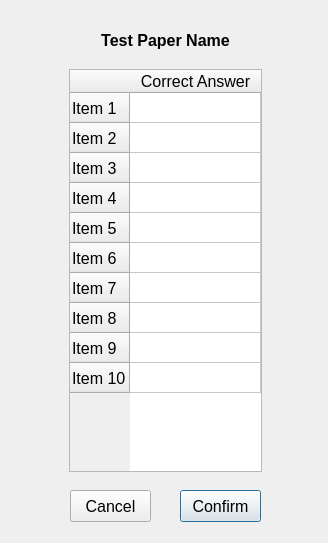
<?xml version="1.0" encoding="UTF-8"?>
<ui version="4.0">
 <class>AnswerKey</class>
 <widget class="QDialog" name="AnswerKey">
  <property name="geometry">
   <rect>
    <x>0</x>
    <y>0</y>
    <width>328</width>
    <height>543</height>
   </rect>
  </property>
  <property name="font">
   <font>
    <stylestrategy>PreferDefault</stylestrategy>
   </font>
  </property>
  <property name="windowTitle">
   <string>Set Answer Key</string>
  </property>
  <property name="autoFillBackground">
   <bool>true</bool>
  </property>
  <widget class="QLabel" name="label">
   <property name="geometry">
    <rect>
     <x>80</x>
     <y>30</y>
     <width>171</width>
     <height>20</height>
    </rect>
   </property>
   <property name="font">
    <font>
     <pointsize>12</pointsize>
     <weight>75</weight>
     <bold>true</bold>
    </font>
   </property>
   <property name="text">
    <string>Test Paper Name</string>
   </property>
   <property name="alignment">
    <set>Qt::AlignCenter</set>
   </property>
  </widget>
  <widget class="QFrame" name="verticalFrame">
   <property name="geometry">
    <rect>
     <x>60</x>
     <y>60</y>
     <width>211</width>
     <height>421</height>
    </rect>
   </property>
   <layout class="QVBoxLayout" name="verticalLayout">
    <item>
     <widget class="QTableWidget" name="tableWidget">
      <property name="font">
       <font>
        <pointsize>12</pointsize>
       </font>
      </property>
      <property name="verticalScrollBarPolicy">
       <enum>Qt::ScrollBarAlwaysOff</enum>
      </property>
      <property name="horizontalScrollBarPolicy">
       <enum>Qt::ScrollBarAlwaysOff</enum>
      </property>
      <attribute name="horizontalHeaderStretchLastSection">
       <bool>true</bool>
      </attribute>
      <row>
       <property name="text">
        <string>Item 1</string>
       </property>
      </row>
      <row>
       <property name="text">
        <string>Item 2</string>
       </property>
      </row>
      <row>
       <property name="text">
        <string>Item 3</string>
       </property>
      </row>
      <row>
       <property name="text">
        <string>Item 4</string>
       </property>
      </row>
      <row>
       <property name="text">
        <string>Item 5</string>
       </property>
      </row>
      <row>
       <property name="text">
        <string>Item 6</string>
       </property>
      </row>
      <row>
       <property name="text">
        <string>Item 7</string>
       </property>
      </row>
      <row>
       <property name="text">
        <string>Item 8</string>
       </property>
      </row>
      <row>
       <property name="text">
        <string>Item 9</string>
       </property>
      </row>
      <row>
       <property name="text">
        <string>Item 10</string>
       </property>
      </row>
      <column>
       <property name="text">
        <string>Correct Answer</string>
       </property>
      </column>
     </widget>
    </item>
   </layout>
  </widget>
  <widget class="QPushButton" name="Test4Plchldr">
   <property name="geometry">
    <rect>
     <x>180</x>
     <y>490</y>
     <width>81</width>
     <height>32</height>
    </rect>
   </property>
   <property name="font">
    <font>
     <family>Arial</family>
     <pointsize>12</pointsize>
    </font>
   </property>
   <property name="text">
    <string>Confirm</string>
   </property>
  </widget>
  <widget class="QPushButton" name="Test4Plchldr_2">
   <property name="geometry">
    <rect>
     <x>70</x>
     <y>490</y>
     <width>81</width>
     <height>32</height>
    </rect>
   </property>
   <property name="font">
    <font>
     <family>Arial</family>
     <pointsize>12</pointsize>
    </font>
   </property>
   <property name="text">
    <string>Cancel</string>
   </property>
  </widget>
 </widget>
 <tabstops>
  <tabstop>Test4Plchldr</tabstop>
  <tabstop>Test4Plchldr_2</tabstop>
 </tabstops>
 <resources/>
 <connections/>
</ui>
